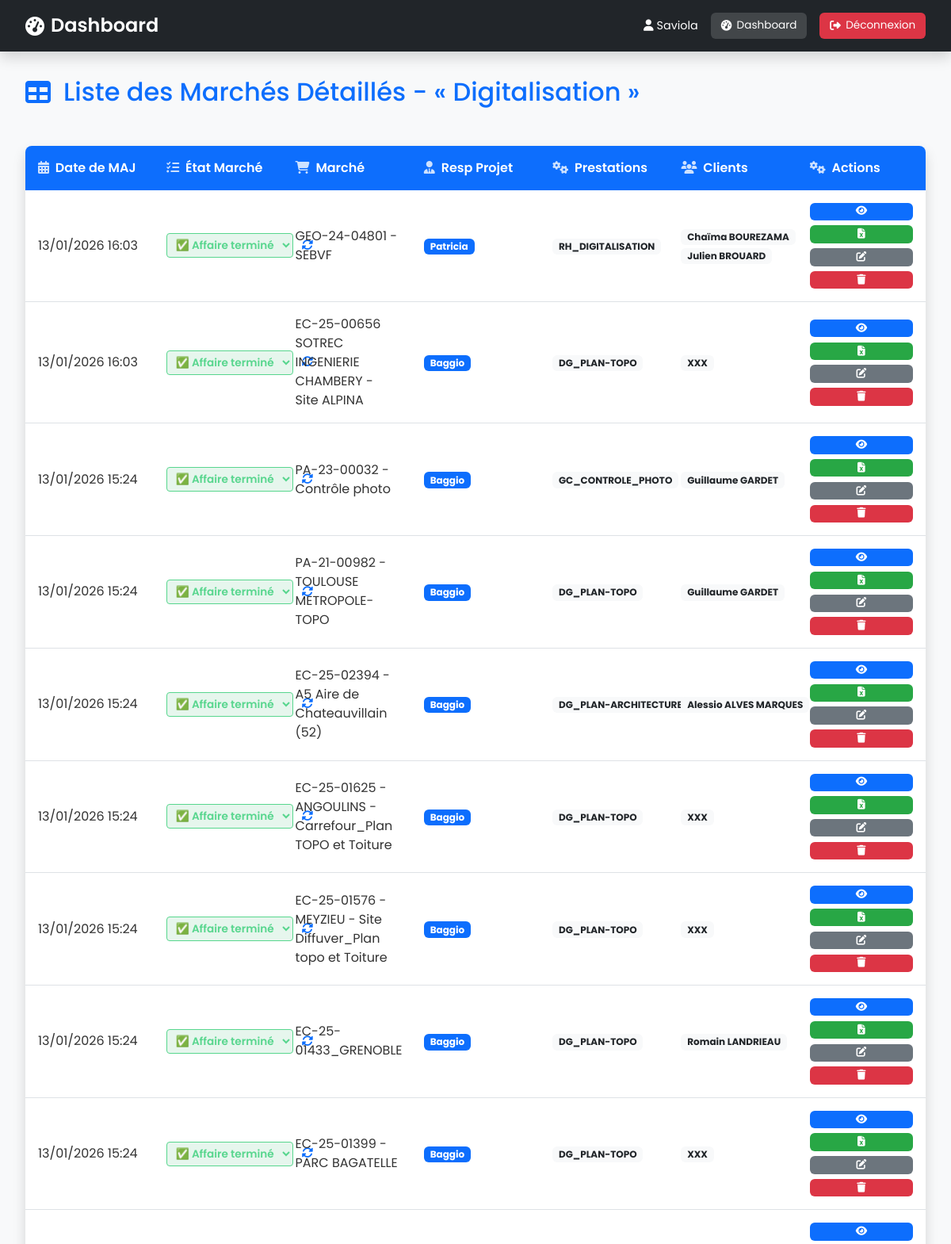
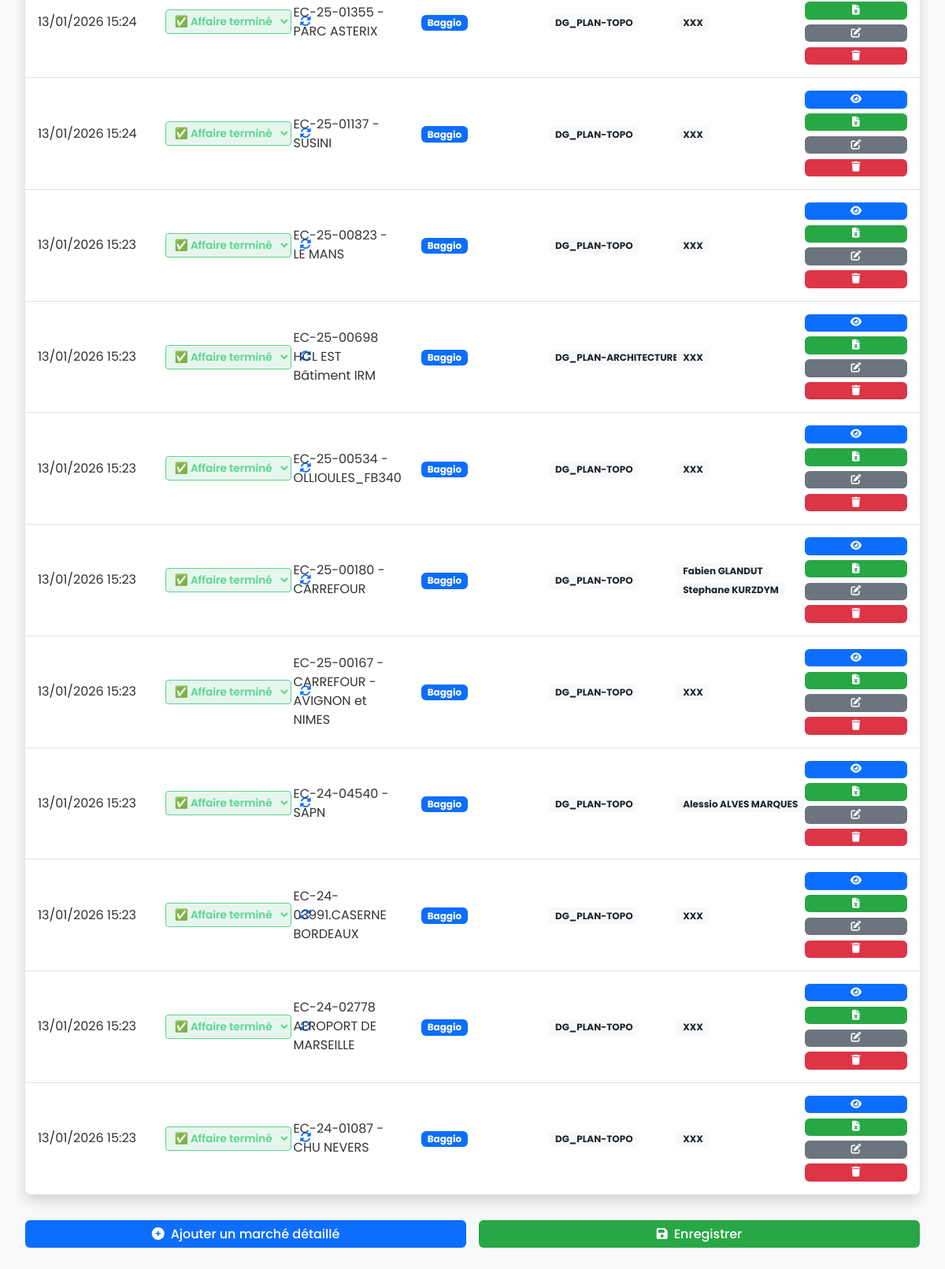
Page /dashboard/marche/1/ (signed in) on the committed database (2 pictures, top to bottom).
### marches/models.py (models this page shows, shortened)
class MarcheGlobal(models.Model):
    nom = models.CharField(max_length=100, unique=True)
    description = models.TextField(blank=True, null=True)
    nombre_projet = models.IntegerField(default=0, editable=False)
    class Meta:
        verbose_name = "Marché global"
        verbose_name_plural = "Marchés globaux"

class MarcheDetaille(models.Model):
    marche_global = models.ForeignKey(MarcheGlobal, on_delete=models.CASCADE, related_name='marches_detailles')
    matricule = models.CharField(max_length=50, unique=True, blank=True)
    resp_marche = models.ManyToManyField('authentification.Profile', related_name='marches_resp', blank=True)
    nom_marche = models.ForeignKey(NomMarche, on_delete=models.PROTECT)
    prestation = models.ManyToManyField(Prestation, related_name='marches_prestation', blank=True)
    etat_affaire = models.ForeignKey(EtatAffaire, on_delete=models.SET_NULL, null=True, blank=True)
    titre = models.CharField(max_length=200)
    description = models.TextField(blank=True, null=True)
    objet = models.CharField(max_length=200)
    nom_client = models.ManyToManyField(NomClient, related_name='marches_client', blank=True)
    date_retour = models.DateField(blank=True, null=True)
    date_maj = models.DateTimeField(auto_now=True)
    class Meta:
        verbose_name = "Marché détaillé"
        verbose_name_plural = "Marchés détaillés"
        ordering = ['-date_maj']

class EtatAffaire(models.Model):
    nom = models.CharField(max_length=50, unique=True)
    couleur = models.CharField(max_length=7, help_text="Code hexadécimal de la couleur")
    couleur_fond = models.CharField(max_length=7, help_text="Code hexadécimal de la couleur de fond")
    class Meta:
        verbose_name = "État d'affaire"
        verbose_name_plural = "États d'affaires"

class NomMarche(models.Model):
    nom = models.CharField(max_length=100, unique=True)
    def __str__(self):
        return self.nom

class Prestation(models.Model):
    nom = models.CharField(max_length=100, unique=True)

class NomClient(models.Model):
    nom = models.CharField(max_length=100, unique=True)

### authentification/models.py (models this page shows, shortened)
class Profile(models.Model):
    user = models.OneToOneField(User, on_delete=models.CASCADE)
    matricule = models.CharField(max_length=50, unique=True)
    est_responsable = models.BooleanField(default=False)

### dashboard/views.py (the view)
# urls.py: path('marche/<int:marche_global_id>/', views.liste_marche_view, name='liste_marche'),
@login_required
def liste_marche_view(request, marche_global_id):
    marche_global   = get_object_or_404(MarcheGlobal, id=marche_global_id)
    marches_detailles = MarcheDetaille.objects.filter(marche_global=marche_global)
    etats             = EtatAffaire.objects.all()          # <-- manquant
    return render(request, 'dashboard/liste_marche.html',
                  {'marche_global': marche_global,
                   'marches_detailles': marches_detailles,
                   'etats': etats})                        # <-- renvoyé

### dashboard/templates/dashboard/liste_marche.html (shortened to what this page needs)
{% extends 'dashboard/base.html' %}
{% load static %}
{% block extra_css %}
<link rel="stylesheet" href="{% static 'dashboard/css/liste_marche.css' %}">
{% endblock %}
{% block content %}
<h2>
    <i class="fas fa-table me-2" style="color: var(--primary-color);"></i>
    <span style="color: var(--primary-color);">Liste des Marchés Détaillés - « {{ marche_global.nom }} »</span>
</h2>
<table class="marches-table">
    <thead>
        <tr>
            <th data-type="date"><i class="fas fa-calendar-alt me-1"></i> Date de MAJ</th>
            <th><i class="fas fa-tasks me-1"></i> État Marché</th>
            <th><i class="fas fa-shopping-cart me-1"></i> Marché</th>
            <th><i class="fas fa-user-tie me-1"></i> Resp Projet</th>
            <th><i class="fas fa-cogs me-1"></i> Prestations</th>
            <th><i class="fas fa-users me-1"></i> Clients</th>
            <th><i class="fas fa-cogs me-1"></i> Actions</th>
        </tr>
    </thead>
    <tbody>
        {% for marche in marches_detailles %}
        <tr data-id="{{ marche.id }}">
            <td>{{ marche.date_maj|date:"d/m/Y H:i" }}</td>
            <td class="etat-cell">
                <form class="etat-inline">
                    <select name="etat" class="etat-select"
                            data-initial="{{ marche.etat_affaire.id|default:'' }}"
                            style="color:{{ marche.etat_affaire.couleur|default:'#6c757d' }};
                                   background:{{ marche.etat_affaire.couleur_fond|default:'#f8f9fa' }};
                                   border-color:{{ marche.etat_affaire.couleur|default:'#ced4da' }};">
                        {% for etat in etats %}
                        <option value="{{ etat.id }}"
                                {% if marche.etat_affaire.id == etat.id %}selected{% endif %}
                                style="color:{{ etat.couleur }};background:{{ etat.couleur_fond }};">
                            {{ etat.nom }}
                        </option>
                        {% endfor %}
                    </select>
                    {% if request.user.profile.est_responsable %}
                    <button type="button" class="save-etat-btn reset-line" title="Reset">
                        <i class="fas fa-sync-alt"></i>
                    </button>
                    {% endif %}
                </form>
            </td>
            <td>{{ marche.nom_marche }}</td>
            <td>
                {% for resp in marche.resp_marche.all %}
                    <span class="badge bg-primary text-white">{{ resp.user.username }}</span>
                {% empty %}-{% endfor %}
            </td>
            <td>
                {% for pre in marche.prestation.all %}
                    <span class="badge bg-light text-dark">{{ pre.nom }}</span>
                {% empty %}-{% endfor %}
            </td>
            <td>
                {% for client in marche.nom_client.all %}
                    <span class="badge bg-light text-dark">{{ client.nom }}</span>
                {% empty %}-{% endfor %}
            </td>
            <td>
                <div class="actions-cell">
                    <a href="{% url 'marches:description' marche.id %}" class="btn-voir"><i class="fas fa-eye"></i></a>
                    {% if request.user.profile.est_responsable %}
                    <a href="{% url 'dashboard:export_global_xlsx' marche_global.id %}" class="btn-export"><i class="fas fa-file-excel"></i></a>
                    <a href="{% url 'dashboard:modifier_marche' marche.id %}" class="btn-voir mod"><i class="fas fa-edit"></i></a>
                    <a href="{% url 'dashboard:supprimer_marche' marche.id %}" class="btn-voir del"
                       onclick="return confirm('Supprimer ce marché ?');"><i class="fas fa-trash"></i></a>
                    {% endif %}
                </div>
            </td>
        </tr>
        {% empty %}
        <tr><td colspan="6" class="text-center">Aucun marché détaillé trouvé.</td></tr>
        {% endfor %}
    </tbody>
</table>
{% if request.user.profile.est_responsable %}
<div class="center-buttons">
    <a href="{% url 'dashboard:ajouter_marche' marche_global.id %}" class="btn-voir">
        <i class="fas fa-plus-circle"></i> Ajouter un marché détaillé
    </a>
    <button id="saveAllEtats" class="btn-voir save">
        <i class="fas fa-save"></i> Enregistrer
    </button>
</div>
{% endif %}
{% endblock %}

### dashboard/templates/dashboard/base.html (shortened to what this page needs)
{% load static %}
<!DOCTYPE html>
<html lang="fr">
<head>
    <link rel="stylesheet" href="https://cdnjs.cloudflare.com/ajax/libs/font-awesome/6.4.0/css/all.min.css">
    <link href="https://cdn.jsdelivr.net/npm/bootstrap@5.3.2/dist/css/bootstrap.min.css" rel="stylesheet">
    <link rel="stylesheet" href="{% static 'dashboard/css/dashboard.css' %}">
    {% block extra_css %}{% endblock %}
</head>
<body>
    <header>
        <h1><i class="fas fa-tachometer-alt"></i> Dashboard</h1>
        <div class="header-actions">
            <span class="user-name"><i class="fas fa-user"></i> {{ request.user.username }}</span>
            {% if request.resolver_match.url_name != 'dashboard' %}
            <nav class="breadcrumb-bar">
                <a href="{% url 'dashboard:dashboard' %}" class="btn-nav">
                    <i class="fas fa-tachometer-alt"></i> Dashboard
                </a>
            </nav>
            {% endif %}
            <a href="{% url 'authentification:logout' %}" class="btn-logout">
                <i class="fas fa-sign-out-alt"></i> Déconnexion
            </a>
        </div>
    </header>
    <main>
        {% block content %}{% endblock %}
    </main>
</body>
</html>

### dashboard/static/dashboard/css/dashboard.css (style rules this page uses)
:root { --primary-color: #0d6efd; --secondary-color: #6c757d; --success-color: #28a745; --danger-color: #dc3545; --light-color: #f8f9fa; --dark-color: #212529; --shadow-sm: 0 .125rem .25rem rgba(0,0,0,.075); --shadow-md: 0 .5rem 1rem rgba(0,0,0,.15); --shadow-lg: 0 1rem 3rem rgba(0,0,0,.175); --transition: all .3s ease; }
body { font-family: 'Poppins', 'Segoe UI', Roboto, Arial, sans-serif; background: var(--light-color); margin: 0; padding: 0; color: #333; }
header { background: var(--dark-color); color: #fff; padding: 1rem 2rem; display: flex; justify-content: space-between; align-items: center; box-shadow: var(--shadow-md); position: sticky; top: 0; z-index: 100; }
header h1 { margin: 0; font-size: 1.5rem; font-weight: 600; display: flex; align-items: center; gap: .5rem; }
.header-actions { display: flex; align-items: center; gap: 1rem; }
.user-name { font-size: .9rem; color: #fff; white-space: nowrap; }
.breadcrumb-bar { display: flex; gap: .5rem; }
.btn-nav { background: rgba(255,255,255,.15); color: #fff; padding: .4rem .8rem; border-radius: .375rem; text-decoration: none; font-size: .85rem; display: inline-flex; align-items: center; gap: .4rem; transition: background .2s; }
.btn-logout { background: var(--danger-color); color: #fff; padding: .4rem .8rem; border-radius: .375rem; text-decoration: none; font-size: .85rem; display: inline-flex; align-items: center; gap: .4rem; transition: background .2s; }
main { padding: 2rem; max-width: 1400px; margin: 0 auto; }
main h2 { color: var(--dark-color); margin-bottom: 1.5rem; display: flex; align-items: center; gap: .5rem; }
.btn-voir { display: inline-flex; align-items: center; gap: .5rem; margin-top: auto; padding: .5rem 1rem; background: var(--primary-color); color: #fff; text-decoration: none; border-radius: .375rem; font-weight: 500; transition: var(--transition); align-self: flex-start; }

### rows in the picture
MarcheGlobal: nom "Digitalisation"
MarcheDetaille: date_maj "13/01/2026 16:03", etat "✅ Affaire terminé", nom_marche "GEO-24-04801 - SEBVF"
Profile: user.username "Patricia"
Prestation: nom "RH_DIGITALISATION"
NomClient: nom "Chaïma BOUREZAMA"
NomClient: nom "Julien BROUARD"
MarcheDetaille: date_maj "13/01/2026 16:03", etat "✅ Affaire terminé", nom_marche "EC-25-00656 SOTREC INGENIERIE CHAMBERY - Site ALPINA"
Profile: user.username "Baggio"
Prestation: nom "DG_PLAN-TOPO"
NomClient: nom "XXX"
MarcheDetaille: date_maj "13/01/2026 15:24", etat "✅ Affaire terminé", nom_marche "PA-23-00032 - Contrôle photo"
Prestation: nom "GC_CONTROLE_PHOTO"
NomClient: nom "Guillaume GARDET"
MarcheDetaille: date_maj "13/01/2026 15:24", etat "✅ Affaire terminé", nom_marche "PA-21-00982 - TOULOUSE METROPOLE-TOPO"
MarcheDetaille: date_maj "13/01/2026 15:24", etat "✅ Affaire terminé", nom_marche "EC-25-02394 - A5 Aire de Chateauvillain (52)"
Prestation: nom "DG_PLAN-ARCHITECTURE"
NomClient: nom "Alessio ALVES MARQUES"
MarcheDetaille: date_maj "13/01/2026 15:24", etat "✅ Affaire terminé", nom_marche "EC-25-01625 - ANGOULINS - Carrefour_Plan TOPO et Toiture"
MarcheDetaille: date_maj "13/01/2026 15:24", etat "✅ Affaire terminé", nom_marche "EC-25-01576 - MEYZIEU - Site Diffuver_Plan topo et Toiture"
MarcheDetaille: date_maj "13/01/2026 15:24", etat "✅ Affaire terminé", nom_marche "EC-25-01433_GRENOBLE"
NomClient: nom "Romain LANDRIEAU"
MarcheDetaille: date_maj "13/01/2026 15:24", etat "✅ Affaire terminé", nom_marche "EC-25-01399 - PARC BAGATELLE"
MarcheDetaille: date_maj "13/01/2026 15:24", etat "✅ Affaire terminé", nom_marche "EC-25-01355 - PARC ASTERIX"
MarcheDetaille: date_maj "13/01/2026 15:24", etat "✅ Affaire terminé", nom_marche "EC-25-01137 - SUSINI"
MarcheDetaille: date_maj "13/01/2026 15:23", etat "✅ Affaire terminé", nom_marche "EC-25-00823 - LE MANS"
MarcheDetaille: date_maj "13/01/2026 15:23", etat "✅ Affaire terminé", nom_marche "EC-25-00698 HCL EST Bâtiment IRM"
MarcheDetaille: date_maj "13/01/2026 15:23", etat "✅ Affaire terminé", nom_marche "EC-25-00534 - OLLIOULES_FB340"
MarcheDetaille: date_maj "13/01/2026 15:23", etat "✅ Affaire terminé", nom_marche "EC-25-00180 - CARREFOUR"
NomClient: nom "Fabien GLANDUT"
NomClient: nom "Stephane KURZDYM"
MarcheDetaille: date_maj "13/01/2026 15:23", etat "✅ Affaire terminé", nom_marche "EC-25-00167 - CARREFOUR - AVIGNON et NIMES"
MarcheDetaille: date_maj "13/01/2026 15:23", etat "✅ Affaire terminé", nom_marche "EC-24-04540 - SAPN"
MarcheDetaille: date_maj "13/01/2026 15:23", etat "✅ Affaire terminé", nom_marche "EC-24-03991.CASERNE BORDEAUX"
MarcheDetaille: date_maj "13/01/2026 15:23", etat "✅ Affaire terminé", nom_marche "EC-24-02778 AEROPORT DE MARSEILLE"
MarcheDetaille: date_maj "13/01/2026 15:23", etat "✅ Affaire terminé", nom_marche "EC-24-01087 - CHU NEVERS"

### other values in the picture
{{ request.user.username }} "Saviola"
